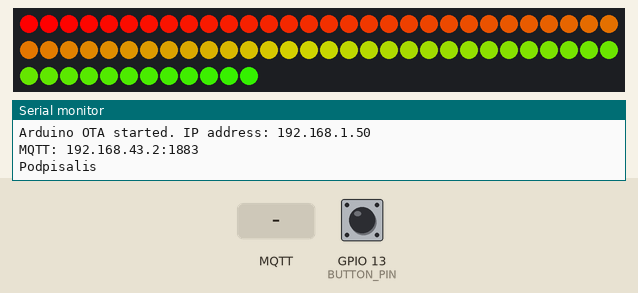
This program was run on a simulated ESP8266 (Wemos D1 mini). Shown: 72 RGB LEDs in strip order, left to right, continuing on the next row, the last lines printed to the serial monitor. The inputs (shaded band) are chosen by the test bench; at power-on: GPIO 13 (BUTTON_PIN) HIGH. Dim RGB values are drawn brighter than linear; WiFi joins after 1.5 s; servers stay silent unless stated; no MQTT or app messages arrive unless stated.

Above: at 8.5 s.
8.6 s: MQTT message "5" arrives on the first subscribed topic
At 10.6 s:
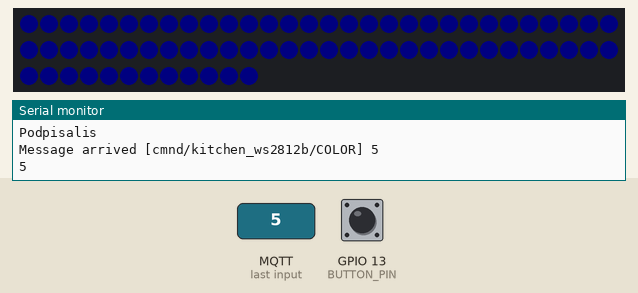
10.9 s: GPIO 13 (BUTTON_PIN) pulled LOW for 0.15 s
At 11.36 s:
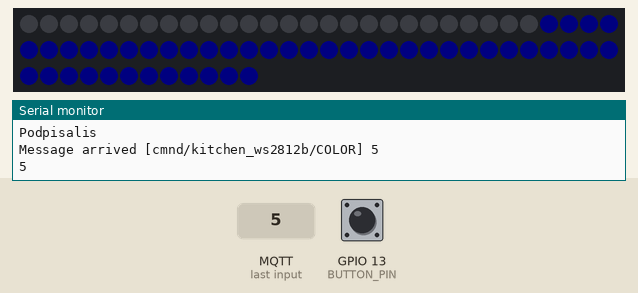
11.6 s: MQTT message "on" arrives on the first subscribed topic
At 12.4 s:
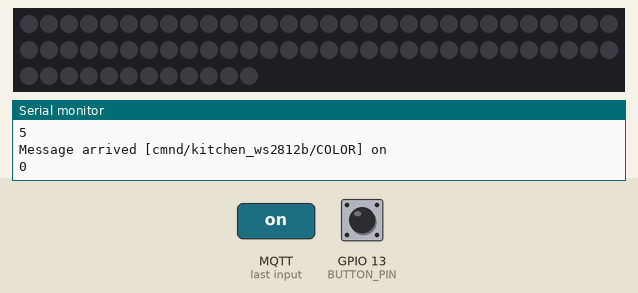
14.6 s: MQTT message "5" arrives on the second subscribed topic
At 14.75 s:
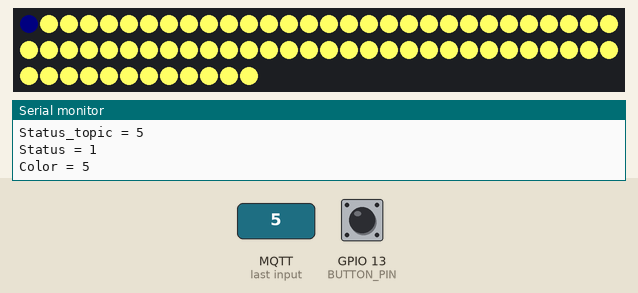
16.9 s: MQTT message "200" arrives on the first subscribed topic
At 18.3 s:
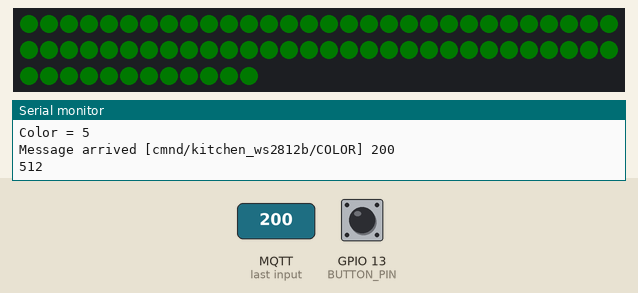
19.2 s: MQTT message "off" arrives on the first subscribed topic
At 19.66 s:
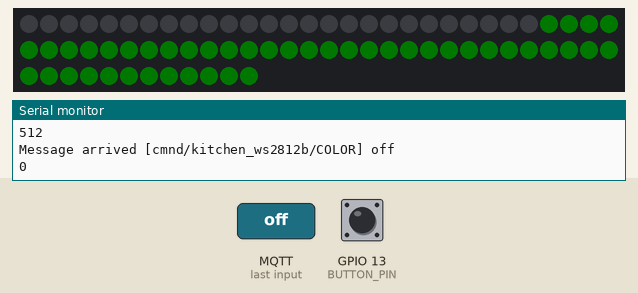
Timing chart, 0 to 22.2 s (numbered marks = the images above; inputs shaded):
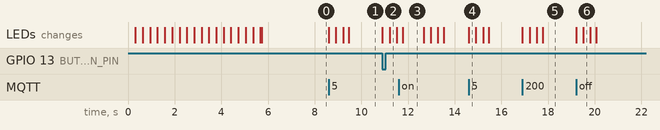

The program:

main.cpp
```cpp
#include <ESP8266WiFi.h>          //https://github.com/esp8266/Arduino
#include <DNSServer.h>
#include <ESP8266mDNS.h>
#include <ESP8266WebServer.h>
#include <WiFiManager.h>         //https://github.com/tzapu/WiFiManager
#include <ESP8266HTTPUpdateServer.h>
#include <WiFiUdp.h>
#include <ArduinoOTA.h>
#include <Adafruit_NeoPixel.h>
#include <JC_Button.h>          // https://github.com/JChristensen/JC_Button
#include <PubSubClient.h>

// #define BEDROOM
#define KITCHEN

#ifdef BEDROOM
const char* host = "esp8266-bedroom-ws2812b";
#define COLOR_TOPIC "cmnd/bedroom_ws2812b/COLOR"
#define STATUS_TOPIC "cmnd/bedroom_ws2812b/STATUS"
#define STAT_COLOR_TOPIC "stat/bedroom_ws2812b/COLOR"
#define STAT_STATUS_TOPIC "stat/bedroom_ws2812b/STATUS"
#define PIXEL_COUNT 300
#endif

#ifdef KITCHEN
const char* host = "esp8266-kitchen-ws2812b";
#define COLOR_TOPIC "cmnd/kitchen_ws2812b/COLOR"
#define STATUS_TOPIC "cmnd/kitchen_ws2812b/STATUS"
#define STAT_COLOR_TOPIC "stat/kitchen_ws2812b/COLOR"
#define STAT_STATUS_TOPIC "stat/kitchen_ws2812b/STATUS"
#define PIXEL_COUNT 72
#endif

// const char* mqtt_server = "stalixx.ddns.net";
// #define mqtt_port 12081
const char* mqtt_server = "192.168.43.2";
#define mqtt_port 1883

#define BUTTON_PIN   13  // D7
#define PIXEL_PIN    14  // D5

Button myBtn(BUTTON_PIN,300, true, false);
Adafruit_NeoPixel strip = Adafruit_NeoPixel(PIXEL_COUNT, PIXEL_PIN, NEO_GRB + NEO_KHZ800);

bool oldState = HIGH;
int showType = 0;
long lastReconnectAttempt = 0;

ESP8266WebServer httpServer(80);
ESP8266HTTPUpdateServer httpUpdater;
WiFiClient espClient;
PubSubClient client(espClient);

int status_value = 0;
long color_value = 0xffff64;

// Input a value 0 to 255 to get a color value.
// The colours are a transition r - g - b - back to r.
uint32_t Wheel(byte WheelPos) {
  WheelPos = 255 - WheelPos;
  if(WheelPos < 85) {
    return strip.Color(255 - WheelPos * 3, 0, WheelPos * 3);
  }
  if(WheelPos < 170) {
    WheelPos -= 85;
    return strip.Color(0, WheelPos * 3, 255 - WheelPos * 3);
  }
  WheelPos -= 170;
  return strip.Color(WheelPos * 3, 255 - WheelPos * 3, 0);
}

// Fill the dots one after the other with a color
void colorWipe(uint32_t c, uint8_t wait) {
  for(uint16_t i=0; i<strip.numPixels(); i++) {
    strip.setPixelColor(i, c);
    strip.show();
    delay(wait);
  }
}

void rainbow(uint8_t wait) {
  uint16_t i, j;

  for(j=0; j<256; j++) {
    for(i=0; i<strip.numPixels(); i++) {
      strip.setPixelColor(i, Wheel((i+j) & 255));
    }
    strip.show();
    delay(wait);
  }
}

void togglePower (int status_new){
  if (status_new != status_value){
    status_value = status_new;
    if (status_new){
      client.publish(STAT_STATUS_TOPIC,"1");
      client.publish(STAT_COLOR_TOPIC, (char*) String(color_value).c_str());
      Serial.println ("Status = 1");
      Serial.print ("Color = ");
      Serial.println (String(color_value, HEX));
      colorWipe(color_value, 10);
    } else {
      client.publish(STAT_STATUS_TOPIC,"0");
      Serial.println ("Status = 0");
      colorWipe(0x000000, 10);
    }
  }
}

void callback(char* topic, byte* payload, unsigned int length) {
  Serial.print("Message arrived [" + String(topic) + "] ");
  String value = "";
  for (int i = 0; i < length; i++) {
    Serial.print((char)payload[i]);
    value = value + ((char)payload[i]);
  }
  Serial.println();
  if (String(topic) == COLOR_TOPIC){
    long color_wire = (long) strtol( &value[0], NULL, 16);
    if (color_wire){
      color_value = color_wire;
    }
    Serial.println(color_wire);
    colorWipe(color_wire,10);
  }
  if (String(topic) == STATUS_TOPIC){
    Serial.print("Status_topic = ");
    Serial.print(value);
    Serial.println();
    togglePower(value.toInt());
  }
  // if ((char)payload[0] == '1') {
  //   colorWipe(strip.Color(255, 255, 100), 10);
  // } else if ((char)payload[0] == '2'){
  //   colorWipe(0xFF0000, 10);
  // } else if ((char)payload[0] == '3'){
  //   colorWipe(strip.Color(255, 15, 255), 10);
  // } else if ((char)payload[0] == '4'){
  //   rainbow(20);
  // } else if ((char)payload[0] == '0'){
  //   colorWipe(strip.Color(0, 0, 0), 10);
  // } else {
  //   colorWipe(color_wire,10);
  // }
}

boolean reconnect() {
  if (client.connect(host)) {
    client.subscribe(COLOR_TOPIC);
    client.subscribe(STATUS_TOPIC);
    Serial.print("Podpisalis");
  Serial.println();
  }
  return client.connected();
}

void setup() {
    Serial.begin(115200);

    myBtn.begin();
    strip.begin();
    // colorWipe(strip.Color(255, 255, 100), 10);
    rainbow(20);
    strip.show(); // Initialize all pixels to 'off'

    WiFiManager wifiManager;
    wifiManager.autoConnect(host,"9268168144");
    //if you get here you have connected to the WiFi
    Serial.println("WiFi connected... :)");
    delay(100);

    MDNS.begin(host);
    httpUpdater.setup(&httpServer);
    httpServer.begin();
    MDNS.addService("http", "tcp", 80);
    Serial.printf("HTTPUpdateServer ready! Open http://%s.local/update in your browser\n", host);

    ArduinoOTA.setPort(8266); // Port defaults to 8266
    ArduinoOTA.setHostname(host); // Hostname defaults to esp8266-[ChipID]
    // ArduinoOTA.setPassword("9268168144"); // No authentication by default
    // ArduinoOTA.setPasswordHash("21232f297a57a5a743894a0e4a801fc3");
    ArduinoOTA.onStart([]() {
      String type;
      if (ArduinoOTA.getCommand() == U_FLASH)
        type = "sketch";
      else // U_SPIFFS
        type = "filesystem";

      // NOTE: if updating SPIFFS this would be the place to unmount SPIFFS using SPIFFS.end()
      Serial.println("Start updating " + type);
    });
    ArduinoOTA.onEnd([]() {
      Serial.println("\nEnd");
    });
    ArduinoOTA.onProgress([](unsigned int progress, unsigned int total) {
      Serial.printf("Progress: %u%%\r", (progress / (total / 100)));
    });
    ArduinoOTA.onError([](ota_error_t error) {
      Serial.printf("Error[%u]: ", error);
      if (error == OTA_AUTH_ERROR) Serial.println("Auth Failed");
      else if (error == OTA_BEGIN_ERROR) Serial.println("Begin Failed");
      else if (error == OTA_CONNECT_ERROR) Serial.println("Connect Failed");
      else if (error == OTA_RECEIVE_ERROR) Serial.println("Receive Failed");
      else if (error == OTA_END_ERROR) Serial.println("End Failed");
    });
    ArduinoOTA.begin();
    Serial.print("Arduino OTA started. IP address: ");
    Serial.println(WiFi.localIP());

    client.setServer(mqtt_server, mqtt_port);
    client.setCallback(callback);
    lastReconnectAttempt = 0;
    Serial.print ("MQTT: ");
    Serial.print(mqtt_server);
    Serial.print (":");
    Serial.println(mqtt_port);
}

void loop(void){
  httpServer.handleClient();
  ArduinoOTA.handle();

  #ifndef BEDROOM
  myBtn.read();
  if (myBtn.wasReleased())    // if the button was released, change the LED state
    {
        colorWipe(strip.Color(0, 0, 0), 10);
        client.publish("stat/kitchen_ws2812b/COLOR","000000");
        client.publish("stat/kitchen_ws2812b/STATUS","0");
    }
  if (myBtn.wasPressed())    // if the button was released, change the LED state
    {
        colorWipe(strip.Color(255, 255, 100), 10);
        client.publish("stat/kitchen_ws2812b/COLOR","ffff64");
        client.publish("stat/kitchen_ws2812b/STATUS","1");
    }
  #endif

  if (!client.connected()) {
    long now = millis();
    if (now - lastReconnectAttempt > 5000) {
      lastReconnectAttempt = now;
      // Attempt to reconnect
      if (reconnect()) {
        lastReconnectAttempt = 0;
      }
    }
  } else {
    client.loop();
  }
}
```

Measured:
- after the input at 8.6 s, the LEDs: first change at once (image 1 shows a later state)
- after the input at 10.9 s, the LEDs: first change at once (image 2 shows a later state)
- after the input at 11.6 s, the LEDs: change after 0.17 s (image 3)
- after the input at 14.6 s, the LEDs: change at once (image 4)
- after the input at 16.9 s, the LEDs: first change at once (image 5 shows a later state)
- after the input at 19.2 s, the LEDs: first change at once (image 6 shows a later state)
